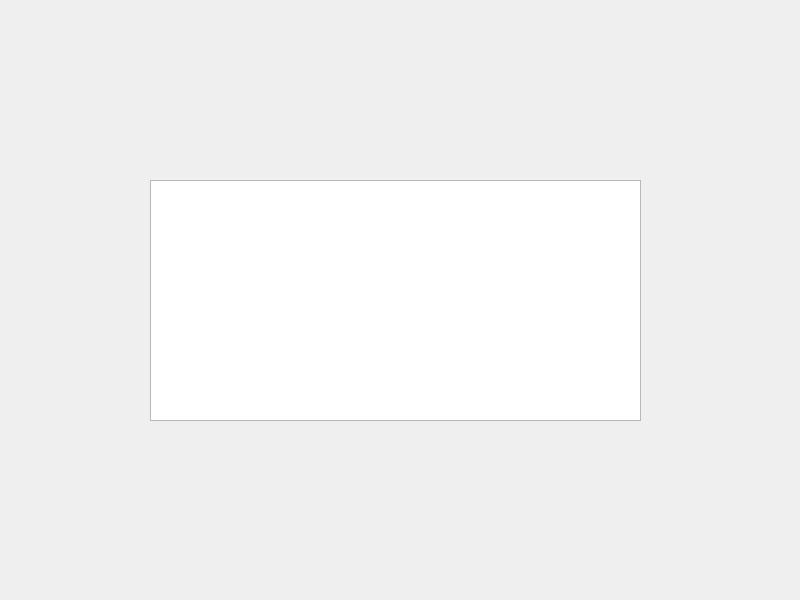
<?xml version="1.0" encoding="UTF-8"?>
<ui version="4.0">
 <class>Widget</class>
 <widget class="QWidget" name="Widget">
  <property name="geometry">
   <rect>
    <x>0</x>
    <y>0</y>
    <width>800</width>
    <height>600</height>
   </rect>
  </property>
  <property name="windowTitle">
   <string>Widget</string>
  </property>
  <widget class="QTextEdit" name="textEdit">
   <property name="geometry">
    <rect>
     <x>150</x>
     <y>180</y>
     <width>491</width>
     <height>241</height>
    </rect>
   </property>
  </widget>
 </widget>
 <resources/>
 <connections/>
</ui>
